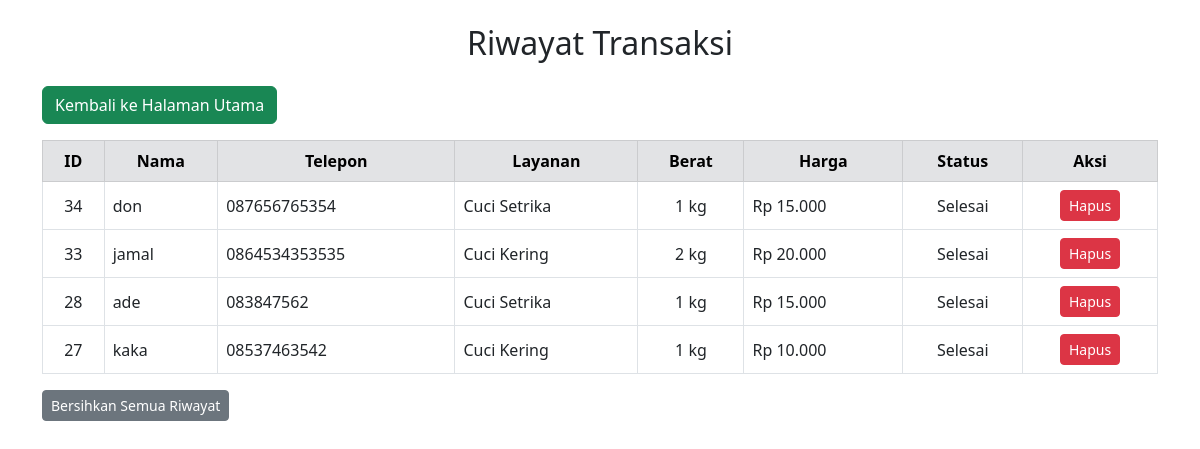
The app's page /laundry/riwayat.php with its own data.
### tables this page shows
CREATE TABLE `riwayat_transaksi` (
  `id` int(11) NOT NULL,
  `nama_pelanggan` varchar(100) DEFAULT NULL,
  `no_telepon` varchar(20) DEFAULT NULL,
  `jenis_layanan` varchar(50) DEFAULT NULL,
  `berat_kg` int(11) DEFAULT NULL,
  `status` varchar(20) DEFAULT 'Proses',
  `harga_total` int(11) DEFAULT 0
);

### laundry/riwayat.php (the view, shortened to what this page needs)
<?php include 'db.php'; ?>
<!DOCTYPE html>
<html lang="id">
<head>
    <link href="https://cdn.jsdelivr.net/npm/bootstrap@5.3.0/dist/css/bootstrap.min.css" rel="stylesheet" />
</head>
<body>
<div class="container my-4">
    <h2 class="mb-4 text-center">Riwayat Transaksi</h2>
    <a href="index.php" class="btn btn-success mb-3">Kembali ke Halaman Utama</a>
    <div class="table-responsive mb-4">
        <table class="table table-bordered table-hover align-middle">
            <thead class="table-secondary text-center">
                <tr>
                    <th>ID</th><th>Nama</th><th>Telepon</th><th>Layanan</th>
                    <th>Berat</th><th>Harga</th><th>Status</th><th>Aksi</th>
                </tr>
            </thead>
            <tbody>
            <?php
            $riwayat = $conn->query("SELECT * FROM riwayat_transaksi ORDER BY id DESC");
            while ($row = $riwayat->fetch_assoc()) {
                echo "<tr>
                    <td class='text-center'>{$row['id']}</td>
                    <td>" . htmlspecialchars($row['nama_pelanggan']) . "</td>
                    <td>" . htmlspecialchars($row['no_telepon']) . "</td>
                    <td>" . htmlspecialchars($row['jenis_layanan']) . "</td>
                    <td class='text-center'>{$row['berat_kg']} kg</td>
                    <td>Rp " . number_format($row['harga_total'], 0, ',', '.') . "</td>
                    <td class='text-center'>{$row['status']}</td>
                    <td class='text-center'>
                        <a href='hapus_final.php?id={$row['id']}' class='btn btn-danger btn-sm' onclick=\"return confirm('Hapus permanen?')\">Hapus</a>
                    </td>
                </tr>";
            }
            ?>
            </tbody>
        </table>
        <a href="bersihkan_riwayat.php" class="btn btn-secondary btn-sm" onclick="return confirm('Bersihkan semua riwayat?')">Bersihkan Semua Riwayat</a>
    </div>
</div>
</body>
</html>

### records on screen
riwayat_transaksi: id "34", nama_pelanggan "don", no_telepon "087656765354", jenis_layanan "Cuci Setrika", berat_kg "1", harga_total "15.000", status "Selesai"
riwayat_transaksi: id "33", nama_pelanggan "jamal", no_telepon "0864534353535", jenis_layanan "Cuci Kering", berat_kg "2", harga_total "20.000", status "Selesai"
riwayat_transaksi: id "28", nama_pelanggan "ade", no_telepon "083847562", jenis_layanan "Cuci Setrika", berat_kg "1", harga_total "15.000", status "Selesai"
riwayat_transaksi: id "27", nama_pelanggan "kaka", no_telepon "08537463542", jenis_layanan "Cuci Kering", berat_kg "1", harga_total "10.000", status "Selesai"
